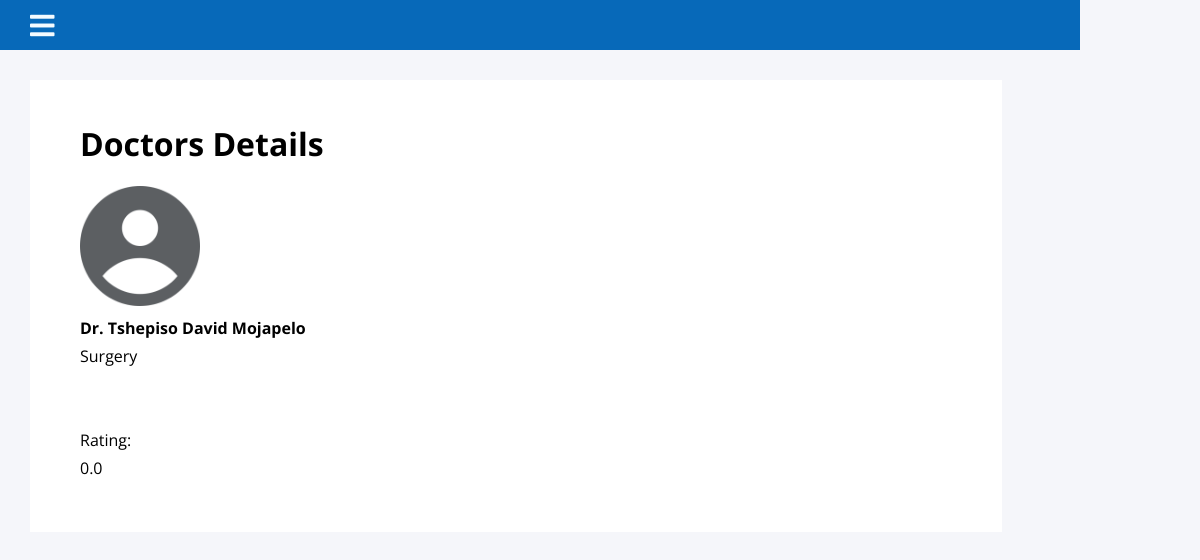
Page /1/details on the committed database.
### hospital/models.py (models this page shows, shortened)
class Employees(models.Model):
    Fnames = models.CharField(max_length=100)
    Lname = models.CharField(max_length=100)
    DOB = models.DateField()
    Staff_number = models.CharField(max_length=100,unique=True)
    start_date = models.DateField()
    Role = models.CharField(max_length=100)
    Specialization = models.CharField(max_length=100)
    Department = models.ForeignKey(Department, on_delete=models.PROTECT)
    Rates = models.DecimalField(default=0.0, decimal_places=1, max_digits=3)
    NumOfRates = models.IntegerField(default=0)

### hospital/views.py (the view)
# urls.py: path('<int:link>/details', views.details),
def details(request, link):
       doctor = Employees.objects.get(id=link)
       New_user = AppovedUsers.objects.get(authenticated=True)
       return render(request, 'hospital/doctor-details.html', {'doctor': doctor, 'user': New_user})

### hospital/templates/hospital/doctor-details.html (shortened to what this page needs)
{% load static %}
<!DOCTYPE html>
<html lang="en">
<head>
    <link rel="stylesheet" href="https://use.fontawesome.com/releases/v5.8.1/css/all.css">
    <link rel="stylesheet" type="text/css" href="{% static 'css/style.css' %}">
</head>
<body>
   {% block content %}
    <div class="wrapper">
       <div class="section">
    <div class="top_navbar">
      <div class="hamburger">
        <a href="#">
          <i class="fas fa-bars"></i><br>
        </a>
      </div>
    </div>
    <div class="container">
    <h1>Doctors Details</h1> <br>
    <div>
        <img src="{%static 'images/profile.png' %}" height="120" width="120" />
        <h4>Dr. {{doctor.Fnames}} {{doctor.Lname}}</h4>
        <p>{{doctor.Specialization}}</p>
    </div>
    <div><br><br>
        <p>Rating:</p>
        <p>{{doctor.Rates}}</p>
      </div>
    </div>
{% endblock %}
</body>
</html>

### hospital/static/css/style.css (style rules this page uses)
* { list-style: none; text-decoration: none; margin: 0; padding: 0; box-sizing: border-box; font-family: 'Open Sans', sans-serif; }
body { background: #f5f6fa; }
.wrapper .section { width: 100%; transition: all 0.5s ease; }
.wrapper .section .top_navbar { background: rgb(7, 105, 185); height: 50px; display: flex; align-items: center; padding: 0 30px; }
.wrapper .section .top_navbar .hamburger a { font-size: 28px; color: #f4fbff; }
.wrapper .section .container { margin: 30px; background: #fff; padding: 50px; line-height: 28px; }
.wrapper .section { margin-left: 0; max-width: 90%; }
.container { max-width: 90%; }

### rows in the picture
Employees: Fnames "Tshepiso David", Lname "Mojapelo", Specialization "Surgery", Rates "0.0"
